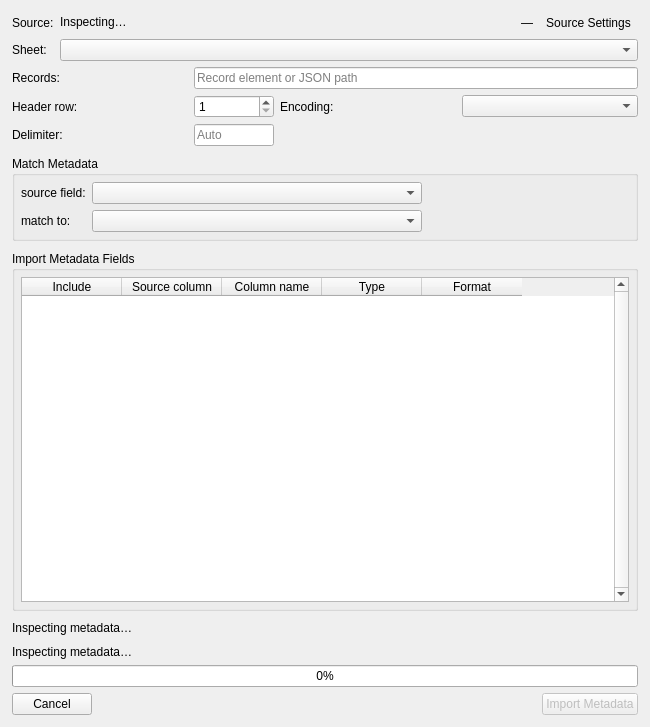
<?xml version="1.0" encoding="UTF-8"?>
<ui version="4.0">
 <class>dialog_metadata_import</class>
 <widget class="QDialog" name="dialog_metadata_import">
  <property name="windowModality">
   <enum>Qt::WindowModality::ApplicationModal</enum>
  </property>
  <property name="geometry">
   <rect>
    <x>0</x>
    <y>0</y>
    <width>650</width>
    <height>727</height>
   </rect>
  </property>
  <property name="windowTitle">
   <string>Import Metadata</string>
  </property>
  <property name="surfaceRole" stdset="0">
   <string>panel</string>
  </property>
  <layout class="QVBoxLayout" name="layout_metadata_import">
   <property name="spacing">
    <number>10</number>
   </property>
   <property name="leftMargin">
    <number>12</number>
   </property>
   <property name="topMargin">
    <number>12</number>
   </property>
   <property name="rightMargin">
    <number>12</number>
   </property>
   <property name="bottomMargin">
    <number>12</number>
   </property>
   <item>
    <widget class="QWidget" name="panel_source" native="true">
     <layout class="QGridLayout" name="layout_source">
      <property name="horizontalSpacing">
       <number>6</number>
      </property>
      <property name="verticalSpacing">
       <number>6</number>
      </property>
      <property name="leftMargin">
       <number>0</number>
      </property>
      <property name="topMargin">
       <number>0</number>
      </property>
      <property name="rightMargin">
       <number>0</number>
      </property>
      <property name="bottomMargin">
       <number>0</number>
      </property>
      <item row="0" column="0">
       <widget class="QLabel" name="label_import_file">
        <property name="text">
         <string>Source:</string>
        </property>
       </widget>
      </item>
      <item row="0" column="1">
       <widget class="QLabel" name="label_import_file_value">
        <property name="sizePolicy">
         <sizepolicy hsizetype="Expanding" vsizetype="Preferred">
          <horstretch>1</horstretch>
          <verstretch>0</verstretch>
         </sizepolicy>
        </property>
        <property name="text">
         <string>Inspecting…</string>
        </property>
        <property name="textInteractionFlags">
         <set>Qt::TextInteractionFlag::TextSelectableByMouse</set>
        </property>
       </widget>
      </item>
      <item row="0" column="2">
       <widget class="QLabel" name="label_import_format_value">
        <property name="text">
         <string>—</string>
        </property>
       </widget>
      </item>
      <item row="0" column="3">
       <widget class="QToolButton" name="button_source_settings">
        <property name="toolTip">
         <string>Source Settings</string>
        </property>
        <property name="accessibleName">
         <string>Source Settings</string>
        </property>
        <property name="text">
         <string>Source Settings</string>
        </property>
        <property name="checkable">
         <bool>true</bool>
        </property>
        <property name="autoRaise">
         <bool>true</bool>
        </property>
        <property name="iconName" stdset="0">
         <string>settings</string>
        </property>
       </widget>
      </item>
      <item row="1" column="0">
       <widget class="QLabel" name="label_table">
        <property name="text">
         <string>Sheet:</string>
        </property>
       </widget>
      </item>
      <item row="1" column="1" colspan="3">
       <widget class="QComboBox" name="combo_table">
        <property name="toolTip">
         <string>Choose the source sheet or table to import.</string>
        </property>
       </widget>
      </item>
      <item row="2" column="0" colspan="4">
       <widget class="QWidget" name="panel_file_settings" native="true">
        <property name="visible">
         <bool>false</bool>
        </property>
        <layout class="QGridLayout" name="layout_file_settings">
         <property name="horizontalSpacing">
          <number>6</number>
         </property>
         <property name="verticalSpacing">
          <number>6</number>
         </property>
         <property name="leftMargin">
          <number>0</number>
         </property>
         <property name="topMargin">
          <number>0</number>
         </property>
         <property name="rightMargin">
          <number>0</number>
         </property>
         <property name="bottomMargin">
          <number>0</number>
         </property>
         <item row="0" column="0">
          <widget class="QLabel" name="label_record_path">
           <property name="text">
            <string>Records:</string>
           </property>
          </widget>
         </item>
         <item row="0" column="1" colspan="3">
          <widget class="QLineEdit" name="edit_record_path">
           <property name="toolTip">
            <string>Specify the XML record element or JSON path containing the records.</string>
           </property>
           <property name="placeholderText">
            <string>Record element or JSON path</string>
           </property>
          </widget>
         </item>
         <item row="1" column="0">
          <widget class="QLabel" name="label_header_row">
           <property name="text">
            <string>Header row:</string>
           </property>
          </widget>
         </item>
         <item row="1" column="1">
          <widget class="QSpinBox" name="spin_header_row">
           <property name="toolTip">
            <string>Choose the source row containing column names.</string>
           </property>
           <property name="minimum">
            <number>1</number>
           </property>
           <property name="maximum">
            <number>100000</number>
           </property>
           <property name="value">
            <number>1</number>
           </property>
          </widget>
         </item>
         <item row="1" column="2">
          <widget class="QLabel" name="label_encoding">
           <property name="text">
            <string>Encoding:</string>
           </property>
          </widget>
         </item>
         <item row="1" column="3">
          <widget class="QComboBox" name="combo_encoding">
           <property name="toolTip">
            <string>Choose the character encoding used to read the source file.</string>
           </property>
          </widget>
         </item>
         <item row="2" column="0">
          <widget class="QLabel" name="label_delimiter">
           <property name="text">
            <string>Delimiter:</string>
           </property>
          </widget>
         </item>
         <item row="2" column="1">
          <widget class="QLineEdit" name="edit_delimiter">
           <property name="toolTip">
            <string>Specify the column separator, or leave Auto to detect it.</string>
           </property>
           <property name="maximumSize">
            <size>
             <width>80</width>
             <height>16777215</height>
            </size>
           </property>
           <property name="placeholderText">
            <string>Auto</string>
           </property>
          </widget>
         </item>
        </layout>
       </widget>
      </item>
     </layout>
    </widget>
   </item>
   <item>
    <widget class="QWidget" name="matching_groups" native="true">
     <layout class="QHBoxLayout" name="horizontalLayout_3">
      <property name="spacing">
       <number>12</number>
      </property>
      <property name="leftMargin">
       <number>0</number>
      </property>
      <property name="topMargin">
       <number>0</number>
      </property>
      <property name="rightMargin">
       <number>0</number>
      </property>
      <property name="bottomMargin">
       <number>0</number>
      </property>
      <item>
       <widget class="QGroupBox" name="group_match_metadata">
        <property name="sizePolicy">
         <sizepolicy hsizetype="Expanding" vsizetype="Preferred">
          <horstretch>2</horstretch>
          <verstretch>0</verstretch>
         </sizepolicy>
        </property>
        <property name="minimumSize">
         <size>
          <width>0</width>
          <height>0</height>
         </size>
        </property>
        <property name="title">
         <string>Match Metadata</string>
        </property>
        <layout class="QFormLayout" name="formLayout_2">
         <property name="fieldGrowthPolicy">
          <enum>QFormLayout::FieldGrowthPolicy::ExpandingFieldsGrow</enum>
         </property>
         <property name="labelAlignment">
          <set>Qt::AlignmentFlag::AlignLeading|Qt::AlignmentFlag::AlignLeft|Qt::AlignmentFlag::AlignVCenter</set>
         </property>
         <property name="formAlignment">
          <set>Qt::AlignmentFlag::AlignLeading|Qt::AlignmentFlag::AlignLeft|Qt::AlignmentFlag::AlignTop</set>
         </property>
         <property name="horizontalSpacing">
          <number>6</number>
         </property>
         <property name="verticalSpacing">
          <number>6</number>
         </property>
         <property name="leftMargin">
          <number>6</number>
         </property>
         <property name="topMargin">
          <number>6</number>
         </property>
         <property name="rightMargin">
          <number>6</number>
         </property>
         <property name="bottomMargin">
          <number>6</number>
         </property>
         <item row="0" column="0">
          <widget class="QLabel" name="label_2">
           <property name="sizePolicy">
            <sizepolicy hsizetype="Fixed" vsizetype="Preferred">
             <horstretch>0</horstretch>
             <verstretch>0</verstretch>
            </sizepolicy>
           </property>
           <property name="text">
            <string>source field:</string>
           </property>
          </widget>
         </item>
         <item row="0" column="1">
          <widget class="QComboBox" name="combo_source_identifier">
           <property name="toolTip">
            <string>Choose the source column used to match records to project items.</string>
           </property>
           <property name="sizePolicy">
            <sizepolicy hsizetype="Expanding" vsizetype="Fixed">
             <horstretch>0</horstretch>
             <verstretch>0</verstretch>
            </sizepolicy>
           </property>
           <property name="minimumSize">
            <size>
             <width>0</width>
             <height>0</height>
            </size>
           </property>
           <property name="maximumSize">
            <size>
             <width>330</width>
             <height>16777215</height>
            </size>
           </property>
          </widget>
         </item>
         <item row="1" column="0">
          <widget class="QLabel" name="label_4">
           <property name="sizePolicy">
            <sizepolicy hsizetype="Fixed" vsizetype="Preferred">
             <horstretch>0</horstretch>
             <verstretch>0</verstretch>
            </sizepolicy>
           </property>
           <property name="text">
            <string>match to:</string>
           </property>
          </widget>
         </item>
         <item row="1" column="1">
          <widget class="QComboBox" name="combo_project_identifier">
           <property name="toolTip">
            <string>Choose the project field to match against source identifiers.</string>
           </property>
           <property name="sizePolicy">
            <sizepolicy hsizetype="Expanding" vsizetype="Fixed">
             <horstretch>0</horstretch>
             <verstretch>0</verstretch>
            </sizepolicy>
           </property>
           <property name="minimumSize">
            <size>
             <width>0</width>
             <height>0</height>
            </size>
           </property>
           <property name="maximumSize">
            <size>
             <width>330</width>
             <height>16777215</height>
            </size>
           </property>
           <property name="sizeAdjustPolicy">
            <enum>QComboBox::SizeAdjustPolicy::AdjustToContentsOnFirstShow</enum>
           </property>
          </widget>
         </item>
        </layout>
       </widget>
      </item>
     </layout>
    </widget>
   </item>
   <item>
    <widget class="QWidget" name="mappings_container" native="true">
     <layout class="QVBoxLayout" name="verticalLayout_5">
      <property name="spacing">
       <number>0</number>
      </property>
      <property name="leftMargin">
       <number>0</number>
      </property>
      <property name="topMargin">
       <number>0</number>
      </property>
      <property name="rightMargin">
       <number>0</number>
      </property>
      <property name="bottomMargin">
       <number>0</number>
      </property>
      <item>
       <widget class="QGroupBox" name="group_mappings">
        <property name="title">
         <string>Import Metadata Fields</string>
        </property>
        <layout class="QVBoxLayout" name="verticalLayout_4">
         <property name="leftMargin">
          <number>6</number>
         </property>
         <property name="topMargin">
          <number>6</number>
         </property>
         <property name="rightMargin">
          <number>6</number>
         </property>
         <property name="bottomMargin">
          <number>6</number>
         </property>
         <item>
          <widget class="QTableWidget" name="table_mappings">
           <property name="toolTip">
            <string>Choose the source columns, destination names, and data types to import.</string>
           </property>
           <property name="verticalScrollBarPolicy">
            <enum>Qt::ScrollBarPolicy::ScrollBarAlwaysOn</enum>
           </property>
           <property name="horizontalScrollBarPolicy">
            <enum>Qt::ScrollBarPolicy::ScrollBarAlwaysOff</enum>
           </property>
           <property name="alternatingRowColors">
            <bool>true</bool>
           </property>
           <property name="selectionMode">
            <enum>QAbstractItemView::SelectionMode::NoSelection</enum>
           </property>
           <property name="columnCount">
            <number>5</number>
           </property>
           <property name="gridRole" stdset="0">
            <string>subtle</string>
           </property>
           <attribute name="horizontalHeaderStretchLastSection">
            <bool>false</bool>
           </attribute>
           <column>
            <property name="text">
             <string>Include</string>
            </property>
           </column>
           <column>
            <property name="text">
             <string>Source column</string>
            </property>
           </column>
           <column>
            <property name="text">
             <string>Column name</string>
            </property>
           </column>
           <column>
            <property name="text">
             <string>Type</string>
            </property>
           </column>
           <column>
            <property name="text">
             <string>Format</string>
            </property>
           </column>
          </widget>
         </item>
        </layout>
       </widget>
      </item>
     </layout>
    </widget>
   </item>
   <item>
    <widget class="QLabel" name="label_import_summary">
     <property name="sizePolicy">
      <sizepolicy hsizetype="Expanding" vsizetype="Preferred">
       <horstretch>0</horstretch>
       <verstretch>0</verstretch>
      </sizepolicy>
     </property>
     <property name="text">
      <string>Inspecting metadata…</string>
     </property>
     <property name="wordWrap">
      <bool>true</bool>
     </property>
    </widget>
   </item>
   <item>
    <widget class="QWidget" name="widget" native="true">
     <layout class="QVBoxLayout" name="verticalLayout_8">
      <property name="spacing">
       <number>6</number>
      </property>
      <property name="leftMargin">
       <number>0</number>
      </property>
      <property name="topMargin">
       <number>0</number>
      </property>
      <property name="rightMargin">
       <number>0</number>
      </property>
      <property name="bottomMargin">
       <number>0</number>
      </property>
      <item>
       <widget class="QLabel" name="label_status">
        <property name="text">
         <string>Inspecting metadata…</string>
        </property>
        <property name="wordWrap">
         <bool>true</bool>
        </property>
       </widget>
      </item>
      <item>
       <widget class="QProgressBar" name="progress_exchange">
        <property name="value">
         <number>0</number>
        </property>
       </widget>
      </item>
      <item>
       <widget class="QWidget" name="control_buttons" native="true">
        <layout class="QHBoxLayout" name="layout_import_dialog_actions">
         <property name="leftMargin">
          <number>0</number>
         </property>
         <property name="topMargin">
          <number>0</number>
         </property>
         <property name="rightMargin">
          <number>0</number>
         </property>
         <property name="bottomMargin">
          <number>0</number>
         </property>
         <item>
          <widget class="QPushButton" name="button_close">
           <property name="text">
            <string>Cancel</string>
           </property>
          </widget>
         </item>
         <item>
          <spacer name="spacer_import_dialog_actions">
           <property name="orientation">
            <enum>Qt::Orientation::Horizontal</enum>
           </property>
           <property name="sizeHint" stdset="0">
            <size>
             <width>40</width>
             <height>20</height>
            </size>
           </property>
          </spacer>
         </item>
         <item>
          <widget class="QPushButton" name="button_apply">
           <property name="enabled">
            <bool>false</bool>
           </property>
           <property name="text">
            <string>Import Metadata</string>
           </property>
           <property name="default">
            <bool>true</bool>
           </property>
          </widget>
         </item>
        </layout>
       </widget>
      </item>
     </layout>
    </widget>
   </item>
  </layout>
 </widget>
 <tabstops>
  <tabstop>button_source_settings</tabstop>
  <tabstop>combo_table</tabstop>
  <tabstop>button_close</tabstop>
  <tabstop>button_apply</tabstop>
 </tabstops>
 <resources/>
 <connections/>
</ui>
